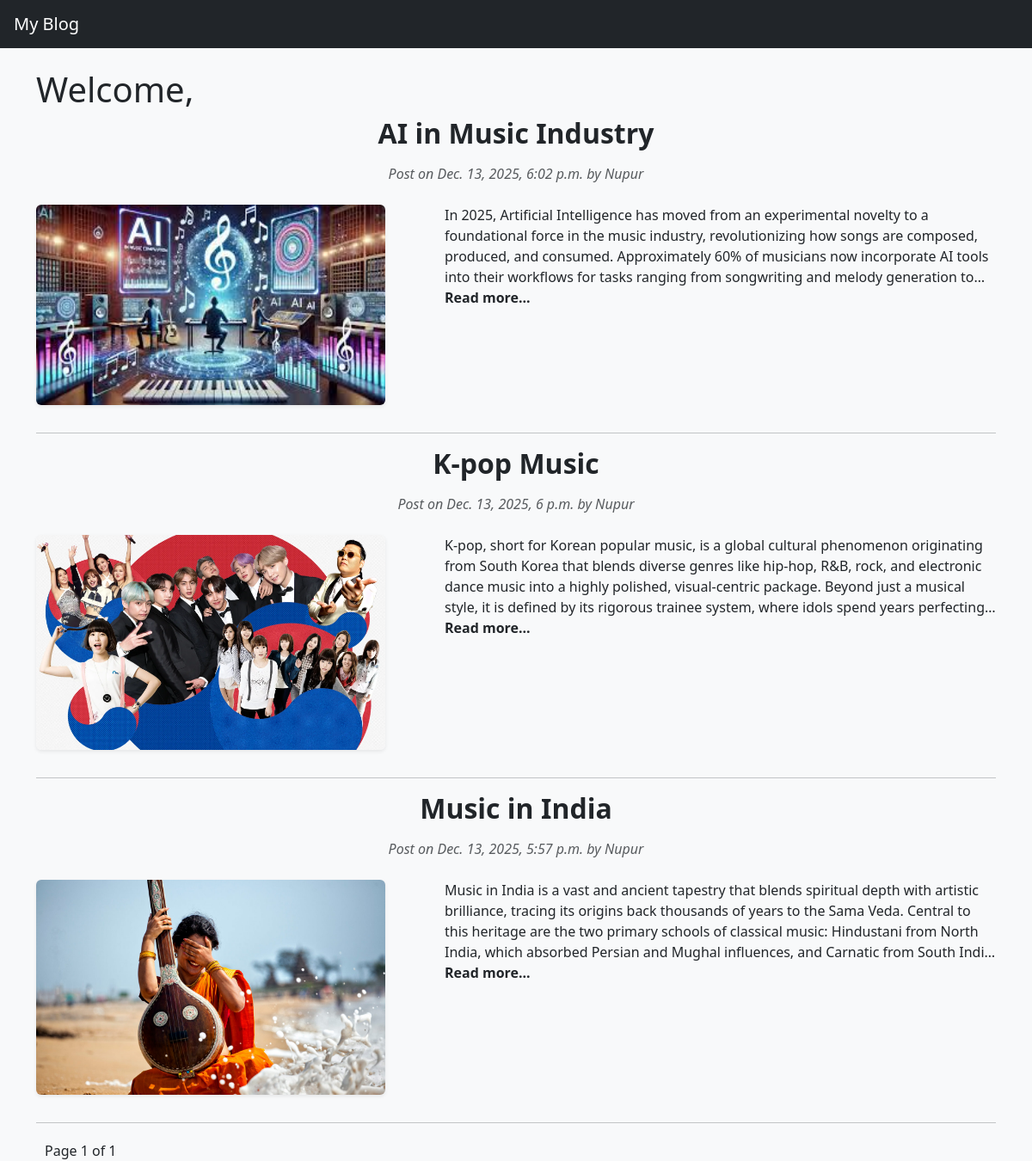
The page /learn/ on the database its author committed.
### learn/models.py (models this page shows, shortened)
class Post(models.Model):
    title =  models.CharField(max_length=250)
    content =  models.TextField()
    image =  models.ImageField(upload_to='post_images/', blank=True, null=True)
    author = models.CharField(max_length=100, default = "Nupur")
    created_at = models.DateTimeField(default=timezone.now)
    updated_at = models.DateTimeField(auto_now=True)

### learn/views.py (the view)
# urls.py: path('', views.post_list, name = 'post_list'),
def post_list(request):
    posts = Post.objects.order_by('-created_at')
    paginator  = Paginator(posts, 4)
    page_number = request.GET.get('page')
    post_page = paginator.get_page(page_number)
    return render(request, 'learn/post_list.html', {'posts': post_page})

### learn/templates/learn/post_list.html (shortened to what this page needs)
{% extends "learn/base.html" %}
{% block content %}
<h1>Welcome,</h1>
{% for post in posts %}
<h2 class="text-center fw-bold mb-3">
    <a href="{% url 'post_detail' post.pk %}" class="text-decoration-none text-dark">
        {{ post.title }}
    </a>
</h2>
<p class="text-center text-muted fst-italic">
    Post on {{ post.created_at }} by {{ post.author }}
</p>
<div class="row mt-4 align-items-start">
        <div class="col-md-5 mb-3">
            {% if post.image %}
            <img src="{{ post.image.url }}"
                 class="img-fluid rounded shadow-sm"
                 style="object-fit: cover; width: 90%; max-height: 250px;">
            {% endif %}
        </div>
        <div class="col-md-7">
            <div class="truncate-4">
                {{ post.content}}
            </div>
            <a href="{% url 'post_detail' post.pk %}" class="fw-bold text-dark text-decoration-none">
                Read more...
            </a>
        </div>
        </div>
<hr>
{% endfor %}
<div style="margin-top: 20px ;">
    <span style="margin: 0 10px;" class>
        Page {{ posts.number }} of {{ posts.paginator.num_pages}}
    </span>
</div>
{% endblock%}

### learn/templates/learn/base.html (shortened to what this page needs)
<!DOCTYPE html>
<html lang="en">
<head>
    <link rel="stylesheet" href= "https://cdn.jsdelivr.net/npm/bootstrap@5.3.3/dist/css/bootstrap.min.css">
</head>
<body class="bg-light">
    <nav class="navbar navbar-dark bg-dark px-3">
        <a class="navbar-brand" href="/">My Blog</a>
    </nav>
    <div class="container mt-4">
        {% block content %}
        {% endblock %}
    </div>
</body>
</html>

### learn/templates/learn/base.html (style rules this page uses)
.truncate-4 { display: -webkit-box; -webkit-line-clamp: 4; line-clamp: 3; -webkit-box-orient: vertical; overflow: hidden; text-overflow: ellipsis; }

### rows shown on the page
Post: title "AI in Music Industry", created_at "Dec. 13, 2025, 6:02 p.m.", author "Nupur", image (picture), content "In 2025, Artificial Intelligence has moved from an experimental novelty to a foundational force in the music industry, revolutionizing how songs are composed, produced, and consumed. Approximately 60% of musicians now incorporate AI tools into their workflows for tasks ranging from songwriting and melody generation…"
Post: title "K-pop Music", created_at "Dec. 13, 2025, 6 p.m.", author "Nupur", image (picture), content "K-pop, short for Korean popular music, is a global cultural phenomenon originating from South Korea that blends diverse genres like hip-hop, R&B, rock, and electronic dance music into a highly polished, visual-centric package. Beyond just a musical style, it is defined by its rigorous trainee system, where idols spend years…"
Post: title "Music in India", created_at "Dec. 13, 2025, 5:57 p.m.", author "Nupur", image (picture), content "Music in India is a vast and ancient tapestry that blends spiritual depth with artistic brilliance, tracing its origins back thousands of years to the Sama Veda. Central to this heritage are the two primary schools of classical music: Hindustani from North India, which absorbed Persian and Mughal influences, and Carnatic from South…"

### other values the page prints
{{ posts.number }} "1"
{{ posts.paginator.num_pages }} "1"
